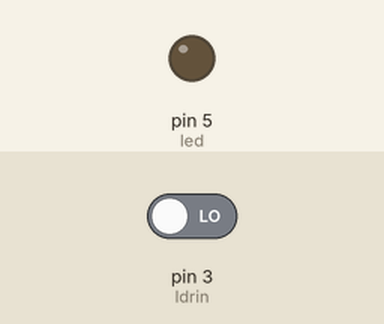
This sketch was run on a simulated Arduino Uno, built with avr-gcc and run on an emulated ATmega328P. On the bench: output pins drawn as LEDs (lit = HIGH). The test bench sets the inputs (shaded band); at power-on: pin 3 (ldrin) LOW.

Above: at 1.2 s.
1.3 s: pin 3 (ldrin) driven HIGH
At 1.9 s:
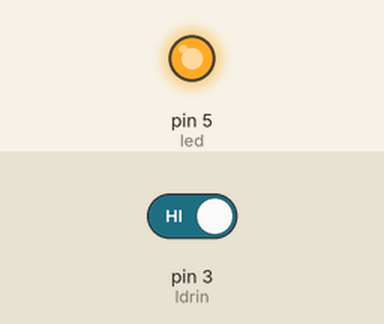
2.8 s: pin 3 (ldrin) driven LOW
At 3.1 s:
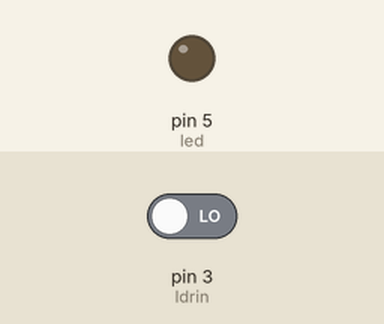
Timing chart, 0 to 5.8 s (numbered marks = the images above; inputs shaded):
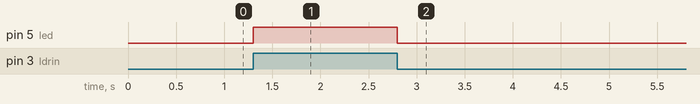

Measured:
- after the input at 1.3 s, pin 5 (led): LOW → HIGH at once
- after the input at 2.8 s, pin 5 (led): HIGH → LOW at once

The sketch:

street_light.ino
```cpp
int led=5;
int ldrin=3;
void setup() {
  pinMode(led,OUTPUT);
  pinMode(ldrin,INPUT);// put your setup code here, to run once:

}

void loop() {
  int ldr=digitalRead(ldrin);
  if(ldr==HIGH){
    digitalWrite(led,HIGH);
    }// put your main code here, to run repeatedly:
  else{
    digitalWrite(led,LOW);
  }
} 
```
